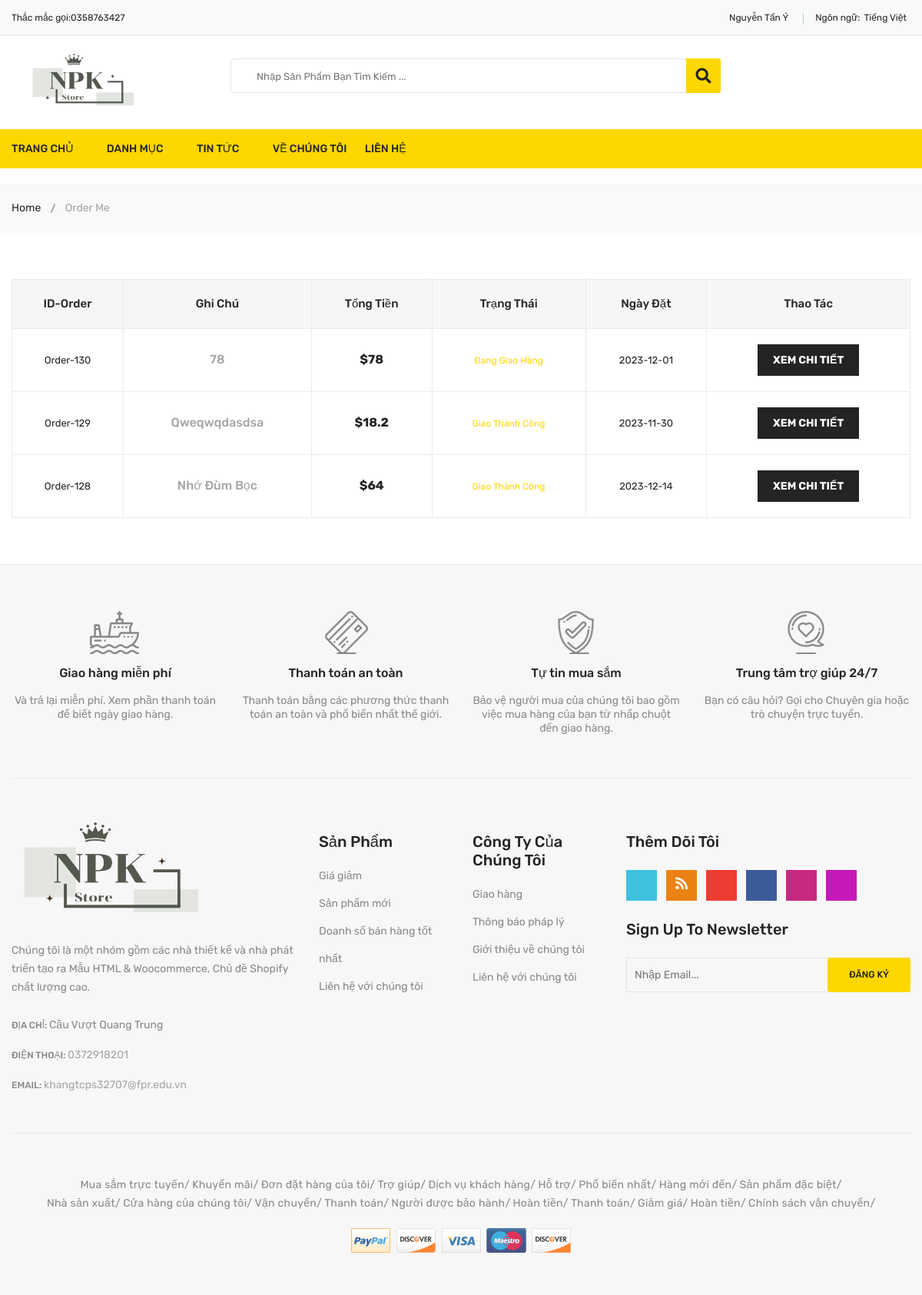
The page /?op=orderMe (signed in) on the database its author committed.
### tables this page shows
CREATE TABLE `orders` (
  `order_id` int(123) NOT NULL,
  `order_total` double(10,2) NOT NULL,
  `order_pay` varchar(15) NOT NULL,
  `order_note` varchar(299) NOT NULL DEFAULT 'Không có ghi chú',
  `order_status` varchar(30) NOT NULL DEFAULT 'Đang chờ duyệt',
  `account_id` int(123) NOT NULL,
  `time_reg` date NOT NULL DEFAULT current_timestamp()
);

### public/model/connect.php (called while the page is built, shortened)
<?php
    class dao_con {
        function conn_db() {
            $sqlServer = "mysql:host=localhost; dbname=da1-2";
            $username = "root";
            $password = "";
            try {
                $conn = new PDO($sqlServer, $username, $password);
                $conn->setAttribute(PDO::ATTR_ERRMODE, PDO::ERRMODE_EXCEPTION);
            } catch(PDOException $e) {
                echo 'Ket noi database that bai vi ' . $e->getMessage();
            }
            return $conn;
        }
        function conn_show_all($sql) {
            $conn = $this->conn_db();
            $sqlBindParam = array_slice(func_get_args(), 1);
            try {
                $stmt = $conn->prepare($sql);
                $stmt->execute($sqlBindParam);
                $ketqua = $stmt->fetchAll();
                return $ketqua;
            } catch (PDOException $e) {
                throw $e;
            } finally {
                unset($conn);
            }
        }
    }
?>

### public/model/order.php (called while the page is built, shortened)
<?php
    if (file_exists('model/connect.php')) {
        require "model/connect.php";
    }
    class order_lass extends dao_con {
        public function show_order() {
            $sql = "SELECT * FROM orders WHERE account_id = ? ORDER BY order_id DESC";
            return $this->conn_show_all($sql, $_SESSION['x_user']['account_id']);
        }
    }
?>

### public/view/orderMe.php (the view, shortened to what this page needs)
<div class="breadcrumb-area">
    <div class="container">
        <div class="breadcrumb-content">
            <ul>
                <li><a href="index.php">Home</a></li>
                <li class="active">Order Me</li>
            </ul>
        </div>
    </div>
</div>
<div class="wishlist-area pt-60 pb-60">
    <div class="container">
        <div class="row">
            <div class="col-12">
                <div class="table-content table-responsive">
                    <table class="table">
                        <thead>
                            <tr>
                                <th class="li-product-thumbnail">ID-Order</th>
                                <th class="cart-product-name">Ghi Chú</th>
                                <th class="li-product-price">Tổng Tiền</th>
                                <th class="li-product-stock-status">Trạng Thái</th>
                                <th class="li-product-stock-status">Ngày Đặt</th>
                                <th class="li-product-add-cart">Thao Tác</th>
                            </tr>
                        </thead>
                        <tbody>
                            <?php
                                foreach($results as $items) {
                                    extract($items);
                                    echo '
                                        <tr>
                                            <input type="hidden" value="'. $order_id .'" id="order-id-up">
                                            <input type="hidden" value="'. $order_status .'" id="order-status-up">
                                            <td class="li-product-thumbnail">Order-'. $order_id .'</td>
                                            <td class="li-product-name"><a href="#">'. $order_note .'</a></td>
                                            <td class="li-product-price"><span class="amount">$'. $order_total .'</span></td>
                                            ';
                                                if($order_status == 'Đã hủy') {
                                                    echo '<td class="li-product-stock-status"><span class="out-stock">'. $order_status .'</span></td>';
                                                } else {
                                                    echo '<td class="li-product-stock-status"><span class="in-stock">'. $order_status .'</span></td>';
                                                }
                                            echo '
                                            <td class="li-product-stock-status">'. $time_reg .'</td>
                                            <td class="li-product-add-cart"><a class="seen-details-order" style="cursor: pointer;">Xem Chi tiết</a></td>
                                        </tr>
                                    ';
                                }
                            ?>
                        </tbody>
                    </table>
                </div>
            </div>
        </div>
    </div>
</div>

### rows shown on the page
orders: order_id "130", order_note "78", order_total "78", order_status "Đang Giao Hàng", time_reg "2023-12-01"
orders: order_id "129", order_note "Qweqwqdasdsa", order_total "18.2", order_status "Giao Thành Công", time_reg "2023-11-30"
orders: order_id "128", order_note "Nhớ Đùm Bọc", order_total "64", order_status "Giao Thành Công", time_reg "2023-12-14"

### other values the page prints
$_SESSION['x_user']['account_fullName'] "Nguyễn Tấn Ý"
